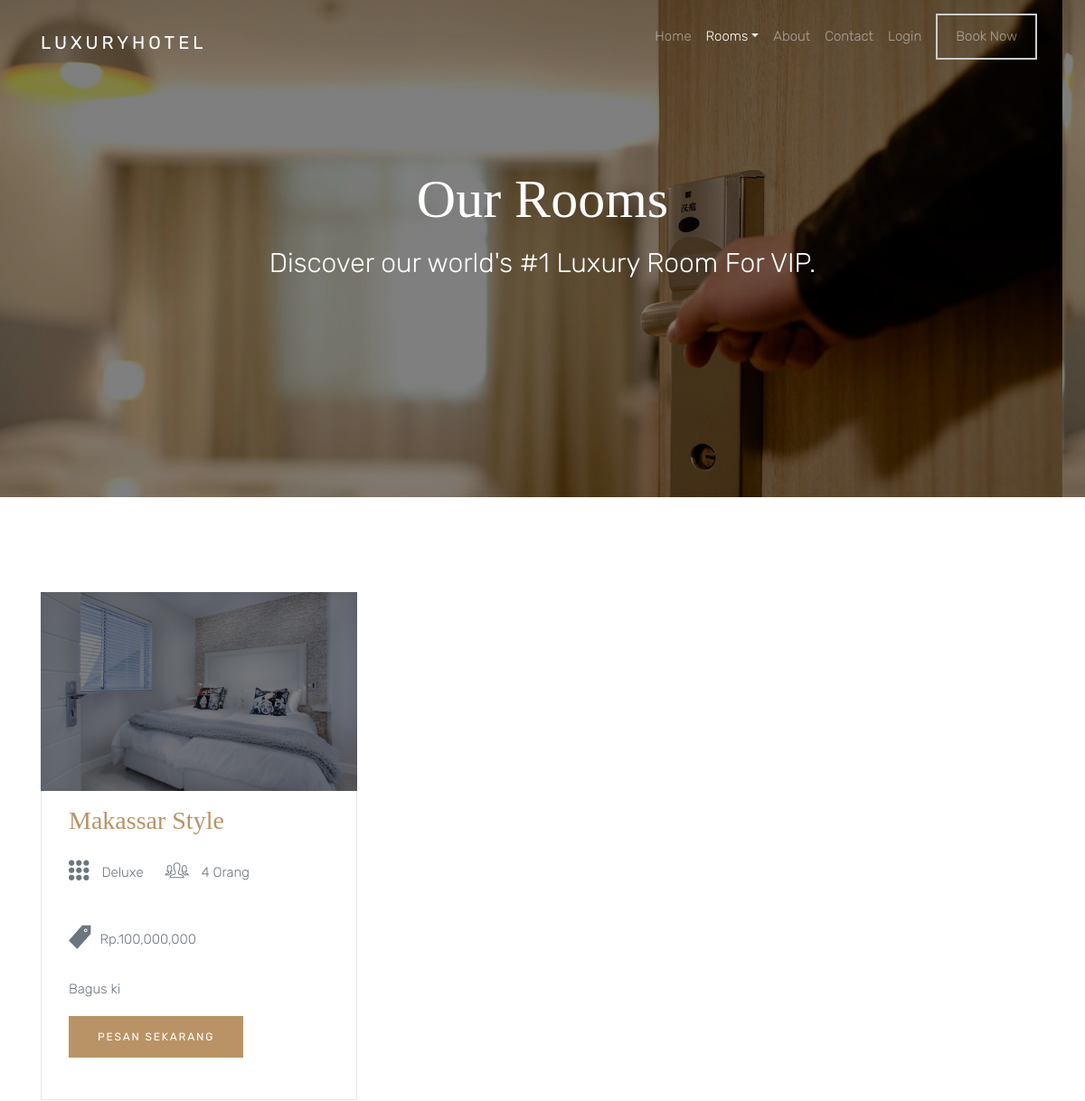
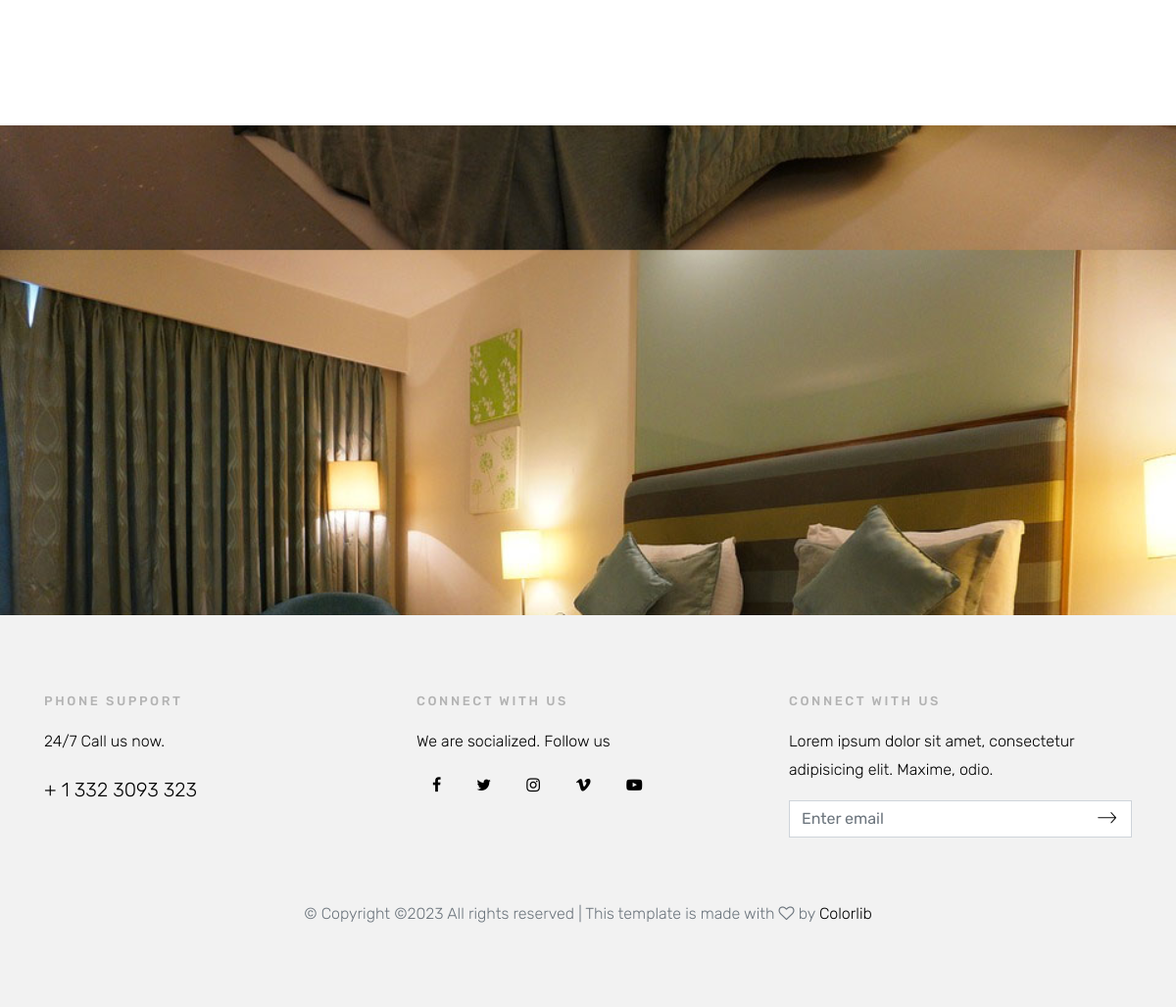
The app's page /deluxe.php with its own data (2 pictures, top to bottom).
### tables this page shows
CREATE TABLE `data_kamar` (
  `id` int(11) NOT NULL,
  `nama_kamar` varchar(50) NOT NULL,
  `gambar_kamar` varchar(255) NOT NULL,
  `tipe_kamar` varchar(20) NOT NULL,
  `jumlah_orang` varchar(20) NOT NULL,
  `deskripsi` text NOT NULL,
  `harga` varchar(50) NOT NULL
);

### deluxe.php (the view, shortened to what this page needs)
<?php
include("tmp/header.php");
include("tmp/navbar.php");
require('function.php')
?>
<section class="site-hero site-hero-innerpage overlay" data-stellar-background-ratio="0.5" style="background-image: url(Assets/images/big_image_1.jpg);">
    <div class="container">
        <div class="row align-items-center site-hero-inner justify-content-center">
            <div class="col-md-12 text-center">
                <div class="mb-5 element-animate">
                    <h1>Our Rooms</h1>
                    <p>Discover our world's #1 Luxury Room For VIP.</p>
                </div>
            </div>
        </div>
    </div>
</section>
<section class="site-section">
    <div class="container">
        <div class="row">
            <?php $loop = mysqli_query($koneksi, "select * from data_kamar where tipe_kamar = 'deluxe'");
            while ($a = mysqli_fetch_array($loop)) { ?>
                <div class="col-md-4 mb-4">
                    <div class="media d-block room mb-0">
                        <figure>
                            <img src="Assets/gambarKamar/<?= $a['gambar_kamar'] ?>" alt="Generic placeholder image" class="img-fluid">
                        </figure>
                        <div class="media-body">
                            <h3 class="mt-0"><a href="#"><?= $a['nama_kamar'] ?></a></h3>
                            <ul class="room-specs">
                                <li><span class="ion-ios-keypad"></span> <?= $a['tipe_kamar'] ?></li>
                                <li><span class="ion-ios-people-outline"></span> <?= $a['jumlah_orang'] ?></li>
                                <li><span class="ion-ios-pricetag"></span>Rp.<?= number_format($a['harga']) ?></li>
                            </ul>
                            <p><?= $a['deskripsi'] ?></p>
                            <p><a href="#" class="btn btn-primary btn-sm">Pesan Sekarang</a></p>
                        </div>
                    </div>
                </div>
            <?php } ?>
        </div>
    </div>
</section>
<section class="section-cover" data-stellar-background-ratio="0.5" style="background-image: url(Assets/images/img_5.jpg);">
    <div class="container">
        <div class="row justify-content-center align-items-center intro">
        </div>
    </div>
</section>
<?php include("tmp/footer.php") ?>

### Assets/css/style.css (style rules this page uses)
body { background: #fff; font-family: "Rubik", arial, sans-serif; font-weight: 300; font-size: 15px; line-height: 1.8; color: #6c757d; }
a { -webkit-transition: .3s all ease; -o-transition: .3s all ease; transition: .3s all ease; text-decoration: none; }
h1, h2, h3, h4, h5 { color: #000; font-family: "Playfair Display", times, serif; }
.site-hero { background-size: cover; background-position: center center; min-height: 750px; height: 100vh; }
.site-hero > .container { position: relative; z-index: 2; }
.site-hero.overlay { position: relative; }
.site-hero.overlay:before { content: ""; background: rgba(0, 0, 0, 0.5); width: 100%; z-index: 1; position: absolute; top: 0; left: 0; right: 0; bottom: 0; }
.site-hero.overlay h1, .site-hero.overlay p { color: #fff; }
.site-hero.overlay h1 { font-size: 60px; }
.site-hero.overlay p { font-size: 30px; }
.site-hero .site-hero-inner { min-height: 750px; height: 100vh; }
.room { background: #fff; margin-bottom: 30px; }
.room figure { position: relative; float: left; overflow: hidden; }
.room figure:after { position: absolute; top: 0; left: 0; right: 0; bottom: 0; background: #000; opacity: .5; content: ""; }
.room .media-body { padding: 30px; border: 1px solid #e6e6e6; border-top: none; }
.room .media-body .room-specs { margin: 0; padding: 0; }
.room .media-body .room-specs li { display: inline-block; list-style: none; margin: 0; padding: 0 20px 20px 0; }
.room .media-body .room-specs li span { font-size: 30px; position: relative; top: 4px; margin-right: 10px; }
.site-hero-innerpage, .site-hero-innerpage .site-hero-inner { min-height: 550px; height: 50vh; }
.site-section { padding: 7em 0; }
.section-cover { background-size: cover; position: relative; background-position: top left; }
.section-cover, .section-cover .intro { height: 500px; }
.btn, .form-control { outline: none; -webkit-box-shadow: none !important; box-shadow: none !important; border-radius: 0; }
.btn { -webkit-transition: .3s all ease; -o-transition: .3s all ease; transition: .3s all ease; padding: 12px 30px; text-transform: uppercase; letter-spacing: .15em; }
.btn.btn-primary { color: #fff; border-width: 2px; }
.btn.btn-sm { font-size: 12px; }
.element-animate { opacity: 0; visibility: hidden; }

### records on screen
data_kamar: gambar_kamar (picture), nama_kamar "Makassar Style", tipe_kamar "Deluxe", jumlah_orang "4 Orang", harga "100,000,000", deskripsi "Bagus ki"
